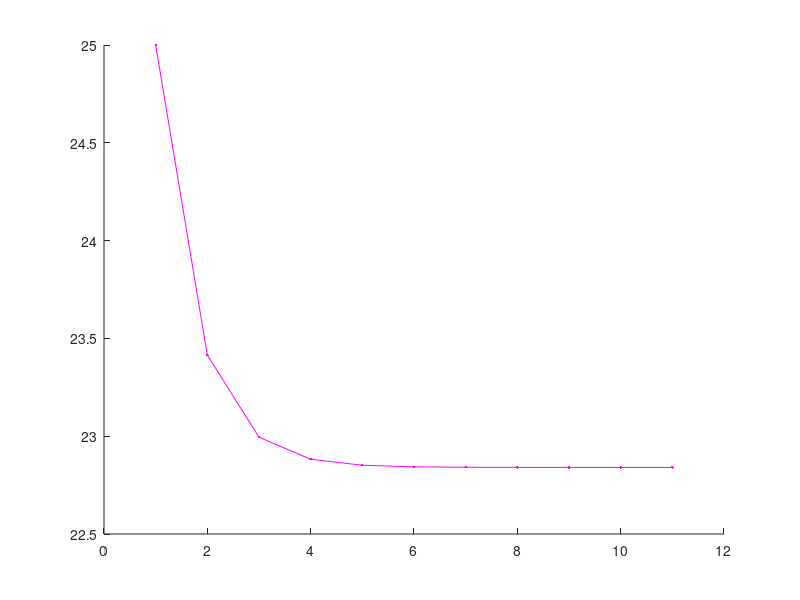

Here is the MATLAB script that generated this plot:
clear, clc

Wguess = 25;
W = Wguess;
for i = 1:10
    Wto(i) = W;

    %s = 7.12;
    S = 4.3; %W/(.5*.00238*60^2 * 1.2 );
    A = 7.4; %8.68;
    Sh = 0.53;
    Sv = .33;
    bh = 1.5;
    bv = 0.7;
    
    hac = 0.25;
    c = 0.8;
    ch = 0.37;
    cv = .5;
    hach = 0.25;
    hacv = 0.25;
    
% Component Weight Estimates- Nicolai
% Wing Weight 
    
    N=6.6; %Ultimate Load Factor (1.5 times limit load factor)(GIVEN)
    Delta=0*pi/180;%Deg %Wing 1/4 chord sweep angle
    tr=0.4; %Taper Ratio
    tc=0.12; %Maximum Thickness Ratio (GIVEN)
    Ve=80;%kts %Equivalent Vmax at SL

    Ww=96.948*((W*N/10^5)^0.65*(A/cos(Delta))^0.57*(S/100)^0.61*((1+tr)/(2*tc))^0.36*(1+Ve/500)^0.5)^0.993

%% Fuselage Weight

    lf= 4; %ft %Fuselage Length
    WF=.83; %ft %Fuselage Width
    D=1/24; %ft %Fuselage Max Depth

    Wf=200*((W*N/10^5)^0.286*(lf/10)^0.857*((WF+D)/10)*(Ve/100)^0.338)^1.1

%% Horizontal Tail Weight

    lh=35 / 12 + (.5 - hac) * c - (.5 - hach) * ch; %ft %Distance from Wing MACto Tail MAC
    thr=ch*.12*12; %inches %horizontal tail max root thickness (chord * thick/chord)

    Wht=127*((W*N/10^5)^0.87*(Sh/100)^1.2*(lh/10)^0.483*(bh/thr)^0.5)^0.458

%% Vertical Tail Weight

    tvr=cv*.12*12; %in %Vertical Tail Max Root Thickness (chord * thick/chord * in/ft)

    Wvt= (2)* 98.5*((W*N/10^5)^0.87*( (.5)* Sv/100)^1.2*( (.5)* bv/tvr)^0.5)^0.458

%% Landing Gear Weight

%Llg=18; %in    %Length of Main Landing Gear Strut
%Nland=2; %Ultimate Load Factor at Wland
%Wlg=0.054*(Llg)^0.501*(W*Nland)^0.684

%don't need niccolai if we have specific landing gear
    Wlg = 1.5;

%% TOTAL STRUCTURAL WEIGHT
    Wstruct=Ww+Wf+Wht+Wvt+Wlg

%% Total Propulsion Unit (minus Fuel system) Weight

    Weng=3; %(lbs) %Bare Engine Weight
    Neng=1; %# Engines

    Wp=2.575*(Weng)^0.922*Neng %this equation likely over-estimates propulsion unit weight for a small UAV

%% Fuel Weight

    Wfu = 1.5; %(lbs)

%% Fuel System Weight

%rhof = 6.739; %lb/gal fuel mass density JP-8
%Fg = Wfu / rhof; %gal %Total Fuel
%tankint=1; %percent %Percent of Fuel Tanks that are integral
%Nt=2; %Number of Separate Fuel Tanks
%Wfs=2.49*((Fg)^0.6*(1/(1+tankint))^0.3*Nt^0.2*Neng^0.13)^1.21

% specific fuel system weights (fuel tanks, lines) likely can be found for your aircraft, if so, use those actual values instead of the niccolai equations.
    Wfs = .25;
%% Surface Controls Weight

    Wsc=1.066*W^0.626;
%% Avionics Weight - use weights of specific sensors you choose
    Wau=2
%% Payload Weight
    Wpl=2;
%% TOTAL WEIGHT
    Wto(i)=Wstruct+Wp+Wfs+Wsc+Wpl+Wfu
    W = Wto(i)
end
%figure; grid on;
hold on

plot([Wguess Wto], '.-m')